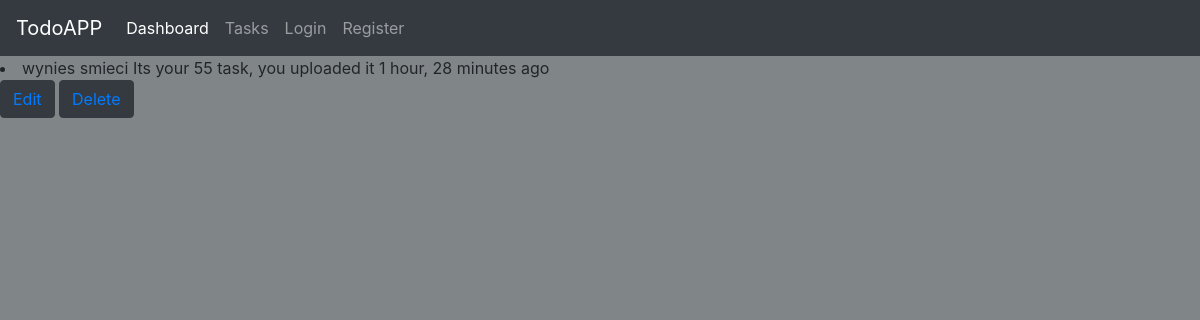
Screenshot of /view-task/55 with the database file from the repository.
### my_app/models.py (models this page shows, shortened)
class Task(models.Model):
    user = models.ForeignKey(
        User, on_delete=models.CASCADE, null=True, blank=True, related_name="task")
    name = models.CharField(max_length=200)
    pub_date = models.DateTimeField(auto_now_add=True)
    complete = models.BooleanField(default=False)
    class Meta():
        ordering = ['-complete']

### my_app/views.py (the view)
# urls.py: path('view-task/<str:task_id>', views.view_task, name="view-task"),
def view_task(request, task_id):
    task = Task.objects.get(pk=task_id)
    context = {'task': task}
    return render(request, 'my_app/view_task.html', context)

### my_app/templates/my_app/view_task.html
{% extends 'my_app/main.html' %}
{% block content %}
    <li>
        {{task.name}}
        Its your {{task.id}} task, you uploaded it {{task.pub_date|timesince}} ago
    </li>
    <button type="button" class="btn btn-dark">
        <a href="{% url 'edit-task' task.id %}">Edit</a>
    </button>
    <button type="button" class="btn btn-dark">
        <a href="{% url 'delete-task' task.id %}">Delete</a>
    </button>
{% endblock content %}

### my_app/templates/my_app/main.html (style rules this page uses)
body, html { margin: 0; padding: 0; height: 100%; background: #808687 !important; }

### rows the page displays
Task: name "wynies smieci", id "55", pub_date "1 hour, 28 minutes"
